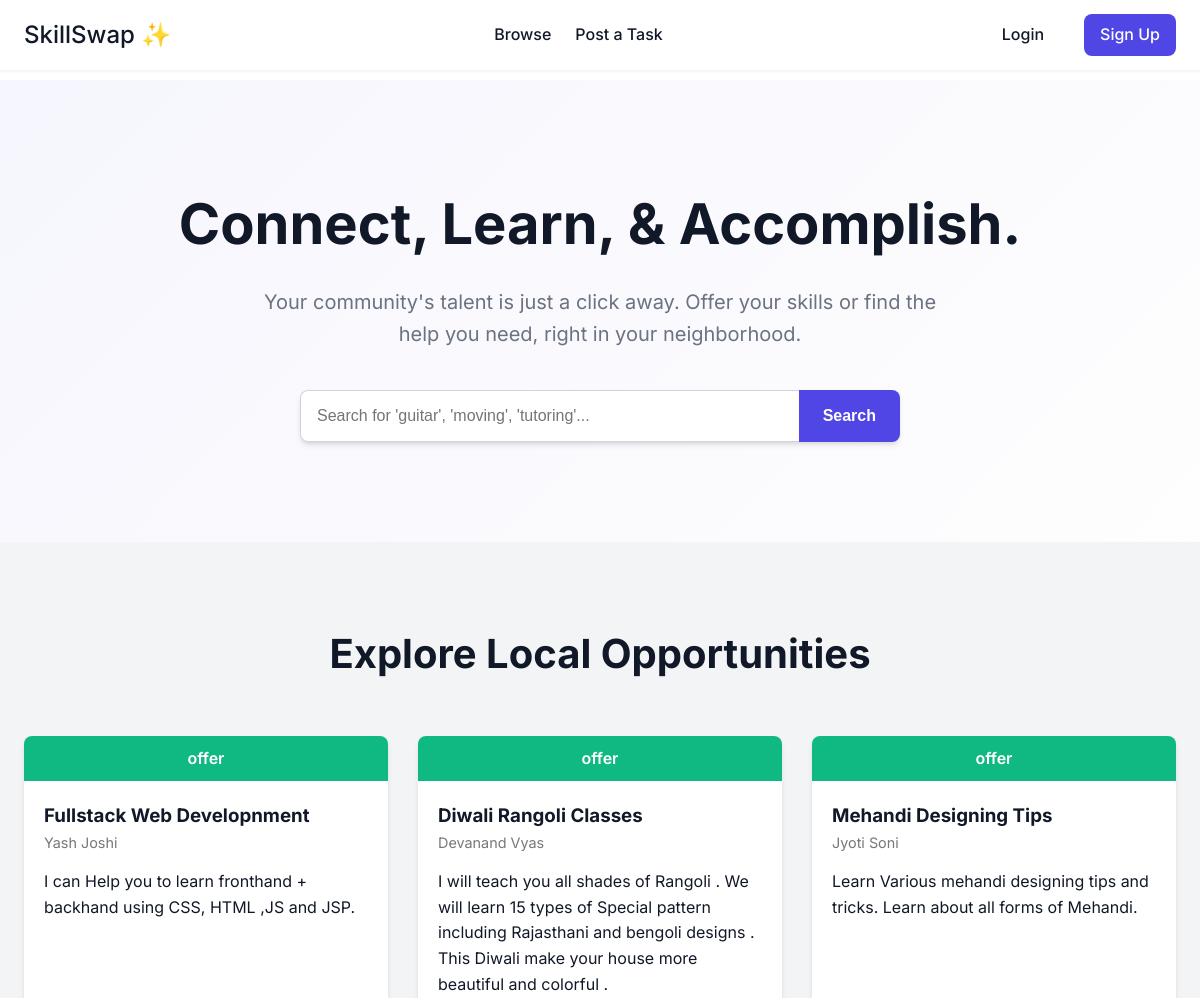
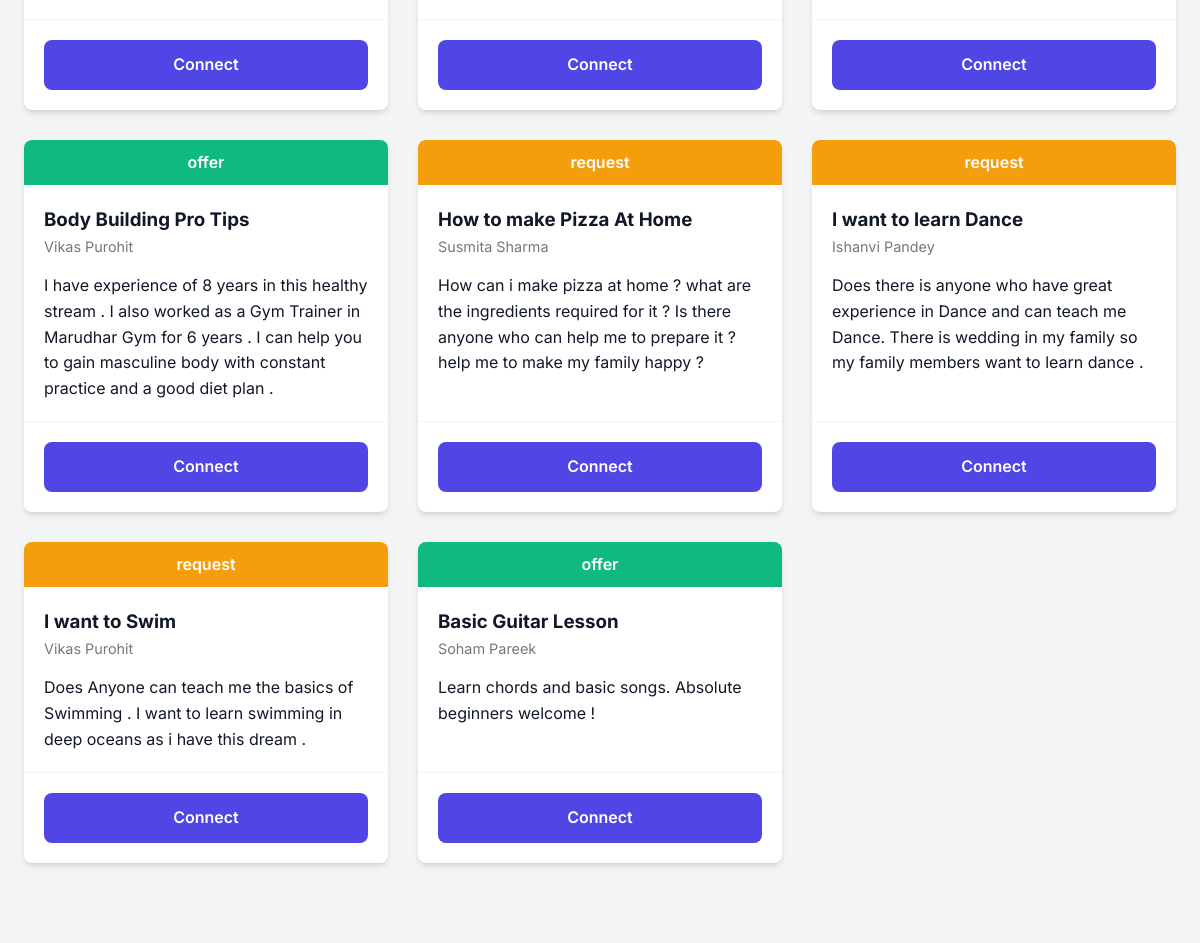
The page / on the database its author committed (2 pictures, top to bottom).
### tables this page shows
CREATE TABLE IF NOT EXISTS `details` (
  `req_offer` varchar(30) NOT NULL,
  `sn` int(11) NOT NULL,
  `code` varchar(100) NOT NULL,
  `category` varchar(80) NOT NULL,
  `topic` varchar(100) NOT NULL,
  `user` varchar(80) NOT NULL,
  `description` varchar(300) NOT NULL
);

### index.php (the view, shortened to what this page needs)
<?php
    $isUserLoggedIn = isset($_COOKIE['admin']);
?>
<!DOCTYPE html>
<html lang="en">
<head>
    <link rel="stylesheet" href="style.css">
</head>
<body>
     <header>
    <nav class="container">
        <a onclick="homepage()" class="logo nav-link">SkillSwap ✨</a>
        <div class="nav-links">
            <p style="cursor:pointer;" onclick="homepage()" class="nav-link">Browse</p>
            <?php if ($isUserLoggedIn): ?>
                <p style="cursor:pointer;" class="nav-link" onclick="postpage()">Post a Task</p>
            <?php else: ?>
                <p style="cursor:pointer;" class="nav-link requires-auth">Post a Task</p>
            <?php endif; ?>
        </div>
        <div  class="nav-auth <?php if ($isUserLoggedIn) echo 'hidden'; ?>" id="nav-auth-logged-out">
            <a style="cursor:pointer;" class="login-btn nav-link requires-auth">Login</a>
            <a style="cursor:pointer;" class="signup-btn nav-link requires-auth" data-target-signup="true">Sign Up</a>
        </div>
    </nav>
</header>
     <main>
        <div id="main-content">
            <section id="home-page" class="page">
                <section class="hero">
                    <div class="hero-content">
                        <h1>Connect, Learn, & Accomplish.</h1>
                        <p>Your community's talent is just a click away. Offer your skills or find the help you need, right in your neighborhood.</p>
                        <div class="hero-search">
                            <input type="text" id="searchInput" placeholder="Search for 'guitar', 'moving', 'tutoring'...">
                            <button id="searchBtn">Search</button>
                        </div>
                    </div>
                </section>
                <section id="browse" class="listings-section">
                    <div class="container">
                       <h2>Explore Local Opportunities</h2>
                        <div class="listings-grid">
                                <?php
								$conn =mysqli_connect("localhost","root","","skillswap");
								if(isset($_COOKIE["admin"])){
									$loginUser=$_COOKIE["admin"];
									$query = "select * from details where user<>'$loginUser' order by sn ";
								}
								else{
									$query = "select * from details order by rand()";
								}
								$rs = mysqli_query($conn,$query);
								while($r=mysqli_fetch_array($rs)){
									$useremail = $r["user"];
									$rs1 =mysqli_query($conn,"select * from admin where email ='$useremail'");
									if($r1=mysqli_fetch_array($rs1)){
										$name =$r1["name"];
									}
							?>
                            <div class="card" data-task-id="1" data-title="<?=$r["topic"]?>" data-user="<?=$name?>" data-desc="<?=$r["description"]?>">
                                <div class="card-header <?=$r["req_offer"]?>"><?=$r["req_offer"]?></div>
                                <div class="card-body">
                                    <h3><?=$r["topic"]?></h3>
                                    <p class="card-user"><?=$name?></p>
                                    <p><?=$r["description"]?></p>
                                </div>
										<div class="card-footer">
										<?php if ($isUserLoggedIn): ?>
                            <p onclick="connectpage('<?= $r['code'] ?>')" class="btn btn-primary connect-btn">Connect</p>
                        <?php else: ?>
                            <p class="btn btn-primary connect-btn requires-auth">Connect</p>
                        <?php endif; ?>
                                </div>
                            </div>
							<?php
								}
								?>
                        </div>
                    </div>
                </section>
            </section>
        </div>
    </main>
</body>
</html>

### style.css (style rules this page uses)
:root { --primary-color: #4F46E5; --secondary-color: #10B981; --accent-color: #F59E0B; --dark-color: #111827; --light-color: #FFFFFF; --gray-100: #F3F4F6; --gray-200: #E5E7EB; --gray-500: #6B7280; --font-family: 'Inter', sans-serif; --border-radius: 8px; --shadow-sm: 0 1px 2px 0 rgb(0 0 0 / 0.05); --shadow-md: 0 4px 6px -1px rgb(0 0 0 / 0.1), 0 2px 4px -2px rgb(0 0 0 / 0.1); --shadow-lg: 0 10px 15px -3px rgb(0 0 0 / 0.1), 0 4px 6px -4px rgb(0 0 0 / 0.1); }
* { margin: 0; padding: 0; box-sizing: border-box; }
body { font-family: var(--font-family); color: var(--dark-color); background-color: var(--light-color); line-height: 1.6; }
.container { max-width: 1200px; margin: 0 auto; padding: 0 24px; }
.page { padding-top: 80px; min-height: calc(100vh - 120px); }
header { background: var(--light-color); box-shadow: var(--shadow-sm); border-bottom: 1px solid var(--gray-100); position: fixed; width: 100%; top: 0; z-index: 900; }
header nav { display: flex; justify-content: space-between; align-items: center; height: 70px; }
.logo { font-weight: 700; font-size: 1.5rem; color: var(--primary-color); text-decoration: none; cursor:pointer; }
.nav-links, .nav-auth { display: flex; align-items: center; gap: 24px; }
.nav-link { text-decoration: none; color: var(--dark-color); font-weight: 500; transition: color 0.3s ease; }
.login-btn { padding: 8px 16px; border-radius: var(--border-radius); }
.signup-btn, .logout-btn { background: var(--primary-color); color: var(--light-color); padding: 8px 16px; border-radius: var(--border-radius); transition: background-color 0.3s ease; text-decoration: none; }
.hero { background: linear-gradient(135deg, rgba(79, 70, 229, 0.05), rgba(243, 244, 246, 0.1)); text-align: center; padding: 100px 24px; }
.hero-content h1 { font-size: 3.5rem; font-weight: 700; margin-bottom: 1rem; }
.hero-content p { font-size: 1.25rem; max-width: 700px; margin: 0 auto 2.5rem; color: var(--gray-500); }
.hero-search { display: flex; max-width: 600px; margin: auto; box-shadow: var(--shadow-md); border-radius: var(--border-radius); }
.hero-search input { flex-grow: 1; border: 1px solid #D1D5DB; padding: 16px; border-radius: var(--border-radius) 0 0 var(--border-radius); border-right: none; font-size: 1rem; }
.hero-search button { padding: 0 24px; background: var(--primary-color); color: white; border: none; border-radius: 0 var(--border-radius) var(--border-radius) 0; cursor: pointer; font-weight: 600; font-size: 1rem; }
.listings-section { background: var(--gray-100); padding: 80px 0; }
.listings-section h2 { text-align: center; font-size: 2.5rem; margin-bottom: 50px; }
.listings-grid { display: grid; grid-template-columns: repeat(auto-fill, minmax(320px, 1fr)); gap: 30px; }
.card { background: var(--light-color); border-radius: var(--border-radius); box-shadow: var(--shadow-md); overflow: hidden; display: flex; flex-direction: column; transition: transform 0.3s ease, box-shadow 0.3s ease; }
.card-header { padding: 10px 20px; color: var(--light-color); font-weight: 600; text-align: center; }
.card-header.offer { background: var(--secondary-color); }
.card-header.request { background: var(--accent-color); }
.card-body { padding: 20px; flex-grow: 1; }
.card-user { font-size: 0.9rem; color: #777; margin-bottom: 15px; }
.card-footer { padding: 20px; border-top: 1px solid var(--gray-100); text-align: center; }
.btn { padding: 12px 30px; text-decoration: none; border-radius: var(--border-radius); font-weight: 600; transition: all 0.3s ease; border: none; cursor: pointer; }
.btn-primary { background: var(--primary-color); color: var(--light-color); }

### rows shown on the page
details: req_offer "offer", topic "Fullstack Web Developnment", admin.name "Yash Joshi", description "I can Help you to learn fronthand + backhand using CSS, HTML ,JS and JSP."
details: req_offer "offer", topic "Diwali Rangoli Classes", admin.name "Devanand Vyas", description "I will teach you all shades of Rangoli . We will learn 15 types of Special pattern including Rajasthani and bengoli designs . This Diwali make your house more beautiful and colorful ."
details: req_offer "offer", topic "Mehandi Designing Tips", admin.name "Jyoti Soni", description "Learn Various mehandi designing tips and tricks. Learn about all forms of Mehandi."
details: req_offer "offer", topic "Body Building Pro Tips", admin.name "Vikas Purohit", description "I have experience of 8 years in this healthy stream . I also worked as a Gym Trainer in Marudhar Gym for 6 years . I can help you to gain masculine body with constant practice and a good diet plan ."
details: req_offer "request", topic "How to make Pizza At Home", admin.name "Susmita Sharma", description "How can i make pizza at home ? what are the ingredients required for it ? Is there anyone who can help me to prepare it ? help me to make my family happy ?"
details: req_offer "request", topic "I want to learn Dance", admin.name "Ishanvi Pandey", description "Does there is anyone who have great experience in Dance and can teach me Dance. There is wedding in my family so my family members want to learn dance ."
details: req_offer "request", topic "I want to Swim", admin.name "Vikas Purohit", description "Does Anyone can teach me the basics of Swimming . I want to learn swimming in deep oceans as i have this dream ."
details: req_offer "offer", topic "Basic Guitar Lesson", admin.name "Soham Pareek", description "Learn chords and basic songs. Absolute beginners welcome !"
